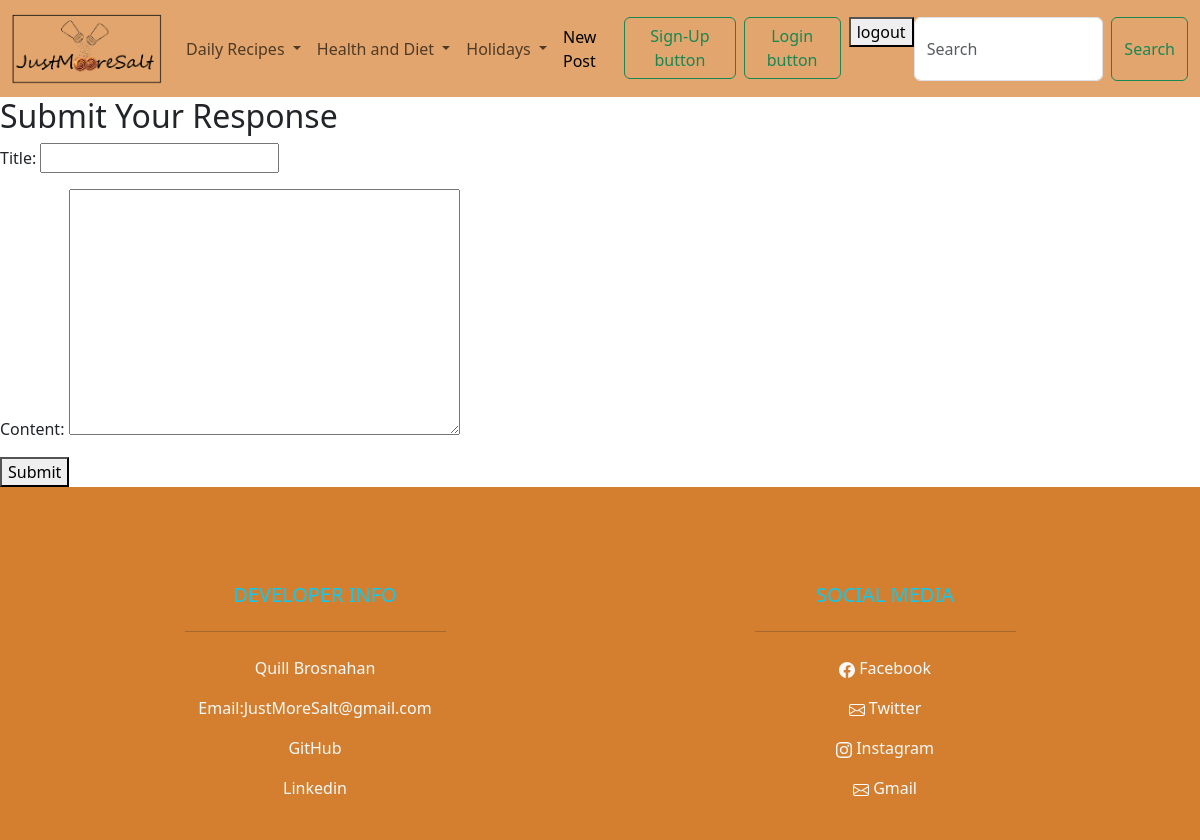
Screenshot of /recipes/submit_response/ with the database file from the repository.
### recipes/models.py (models this page shows, shortened)
class Category(models.Model):
    name = models.CharField(max_length=100, unique=True)

### recipes/views.py (the view)
# urls.py: path('submit_response/', views.submit_response, name= 'submit_response')
def submit_response(request):
    if request.method == 'POST':
        form = CustomerResponseForm(request.POST)
        if form.is_valid():
            response = form.save(commit=False)
            if request.user.is_authenticated:
                response.user = request.user
            response.save()
            return redirect('/')
    else:
        form = CustomerResponseForm()
    return render(request, 'recipes/submit_response.html',  {'form': form})

### recipes/forms.py
class CustomerResponseForm(forms.ModelForm):
    class Meta:
        model = CustomerResponse
        fields = ['title', 'content']

### recipes/context_processors.py (called while the page is built)
def categories_processor(request):
    return {'categories': Category.objects.prefetch_related('subcategories')}

### recipes/templates/recipes/submit_response.html (shortened to what this page needs)
{% extends "layout.html" %}
{% block content %}
    <h2>Submit Your Response</h2>
    <form method="post">
        {{ form.as_p }}
        <button type="submit">Submit</button>
    </form>
{% endblock %}

### templates/layout.html (shortened to what this page needs)
<!DOCTYPE html>
{% load static %}
<html lang="en">
<head>
    <link href="https://cdn.jsdelivr.net/npm/bootstrap@5.3.3/dist/css/bootstrap.min.css" rel="stylesheet">
</head>
<body>
  <nav class="navbar navbar-expand-lg", style="background-color:rgba(212, 127, 48, 0.7);" >
    <div class="container-fluid">
        <a class="navbar-brand" href="/">
            <img src="{% static 'images/JMS2.png' %}" alt="A Little More Salt Logo" width="150" height="70" class="d-inline-block align-text-top">
        </a>
        <div class="collapse navbar-collapse" id="navbarSupportedContent">
            <ul class="navbar-nav me-auto mb-2 mb-lg-0">
              {% for category in categories %}
              <li class="nav-item dropdown">
                  <a class="nav-link dropdown-toggle" href="#" role="button" data-bs-toggle="dropdown">
                      {{ category.name }}
                  </a>
              </li>
              {% endfor %}
            </ul>
            <ul class="navbar-nav ms-auto mb-2 mb-lg-0">
              <li class="nav-item">
                <a class="nav-link active" aria-current="page" href="{% url 'recipes:new_recipe' %}" role="button" aria-expanded="false">New Post</a>
              </li>
              <li class="nav-item">
                <a class="btn btn-outline-success me-2 bg" href="{% url 'users:register' %}" type="button" role="button"> Sign-Up button</a>
              </li>
              <li class="nav-item">
                <a class="btn btn-outline-success me-2" href="{% url 'users:login' %}" type="button" role="button"> Login button</a>
              </li>
            <form class="logout" action="{% url 'users:logout' %}" method= "post">
              <button class="logout-button" aria-label="User Logout" title="User Logout">logout</button>
            </form>
            <form class="d-flex" role="search">
              <input class="form-control me-2" type="search" placeholder="Search" aria-label="Search">
              <button class="btn btn-outline-success" type="submit">Search</button>
            </form>
          </div>
        </div>
      </nav>
    <main>
        {% block content %}
        {% endblock %}
    </main>
</body>
  <footer class="text-dark pt-5 pb-4" style="background-color:rgb(212, 127, 48);">
    <div class="container text-center text-md-left">
      <div class="row">
        <div class="col-md-3 col-lg-3 col-xl-3 mx-auto mt-5">
          <h5 class="text-uppercase mb-4 font-weight-bold text-info">Developer info</h5>
          <hr class="mb-4">
          <p>
            <a href="#" class="text-light" style="text-decoration:none">Quill Brosnahan</a>
          </p>
          <p>
            <a href="#" class="text-light" style="text-decoration:none">Email:JustMoreSalt@gmail.com</a>
          </p>
          <p>
            <a href="https://github.com/Quill428/ALMS2" class="text-light" style="text-decoration:none">GitHub</a>
          </p>
          <p>
            <a href="https://www.linkedin.com/" class="text-light" style="text-decoration:none">Linkedin</a>
          </p>
        </div>
        <div class="col-md-3 col-lg-3 col-xl-3 mx-auto mt-5">
          <h5 class="text-uppercase mb-4 font-weight-bold text-info">Social Media</h5>
          <hr class="mb-4">
          <p>
            <a href="https://www.facebook.com/" class="text-light" style="text-decoration:none">
               Facebook
            </a>
          </p>
          <p>
            <a href="https://x.com/?lang=en-nz" class="text-light" style="text-decoration:none">
               Twitter</a>
          </p>
          <p>
            <a href="https://www.instagram.com/?hl=en" class="text-light" style="text-decoration:none"> Instagram</a>
          </p>
          <p>
            <a href="https://www.gmail.com" class="text-light" style="text-decoration:none">
               Gmail</a>
          </p>
        </div>
      </div>
    </div>
  </footer>
</html>

### rows the page displays
Category: name "Daily Recipes"
Category: name "Health and Diet"
Category: name "Holidays"
